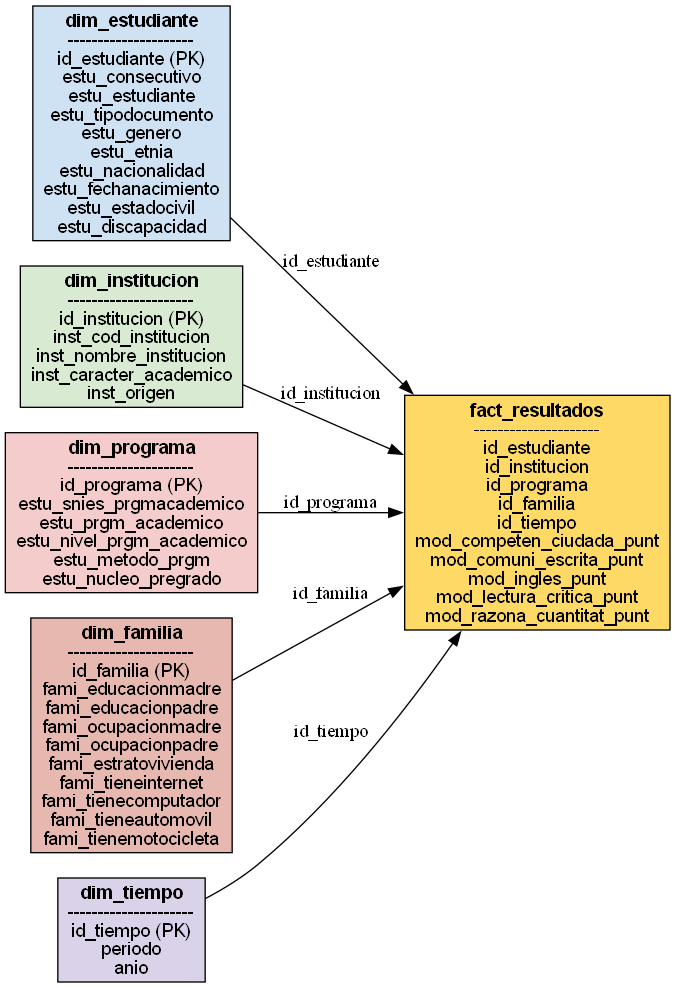

This figure's Python source:
import sqlite3
import pandas as pd
from graphviz import Digraph

### Conectar con el database
nombre_db = "SaberPro2021_2024.db"
conn = sqlite3.connect(nombre_db)
cursor = conn.cursor()


### Tablas de dimensiones

# Tablas por año
tablas = ["SaberPro2021", "SaberPro2022", "SaberPro2023", "SaberPro2024"]

# Extraer columnas de cada tabla
columnas_por_tabla = {}
for t in tablas:
    cols = pd.read_sql(f"PRAGMA table_info({t});", conn)["name"].tolist()
    columnas_por_tabla[t] = cols

# Calcular la intersección de columnas
columnas_comunes = set(columnas_por_tabla[tablas[0]])
for t in tablas[1:]:
    columnas_comunes = columnas_comunes.intersection(columnas_por_tabla[t])

columnas_comunes = sorted(list(columnas_comunes))  # orden alfabético para consistencia
print("Columnas comunes:", columnas_comunes)

# Crear el query de UNION ALL solo con las comunes
query = " UNION ALL ".join([
    f"SELECT {','.join(columnas_comunes)}, '{anio}' as anio FROM SaberPro{anio}"
    for anio in ["2021", "2022", "2023", "2024"]
])

# Ejecutar y cargar el dataframe final
df_all = pd.read_sql(query, conn)

# Borrar tablas si ya existen (evita duplicados durante pruebas)
cursor.executescript("""
DROP TABLE IF EXISTS fact_resultados;
DROP TABLE IF EXISTS dim_estudiante;
DROP TABLE IF EXISTS dim_institucion;
DROP TABLE IF EXISTS dim_programa;
DROP TABLE IF EXISTS dim_familia;
DROP TABLE IF EXISTS dim_tiempo;
""")

# Crear tablas de dimensiones
cursor.execute("""
CREATE TABLE dim_estudiante (
    id_estudiante INTEGER PRIMARY KEY AUTOINCREMENT,
    estu_consecutivo TEXT,
    estu_tipodocumento TEXT,
    estu_genero TEXT,
    estu_etnia TEXT,
    estu_nacionalidad TEXT,
    estu_fechanacimiento TEXT,
    estu_discapacidad TEXT,
    estu_exterior TEXT,
    estu_horassemanatrabaja INTEGER
);
""")

cursor.execute("""
CREATE TABLE dim_institucion (
    id_institucion INTEGER PRIMARY KEY AUTOINCREMENT,
    inst_cod_institucion TEXT,
    inst_nombre_institucion TEXT,
    inst_departamento TEXT,
    inst_municipio TEXT,
    inst_caracter_academico TEXT,
    inst_origen TEXT
);
""")

cursor.execute("""
CREATE TABLE dim_programa (
    id_programa INTEGER PRIMARY KEY AUTOINCREMENT,
    estu_snies_prgmacademico TEXT,
    estu_prgm_academico TEXT,
    estu_nivel_prgm_academico TEXT,
    estu_metodo_prgm TEXT,
    estu_nucleo_pregrado TEXT
);
""")

cursor.execute("""
CREATE TABLE dim_familia (
    id_familia INTEGER PRIMARY KEY AUTOINCREMENT,
    estu_consecutivo TEXT,
    fami_estratovivienda TEXT,
    fami_educacionpadre TEXT,
    fami_educacionmadre TEXT,
    fami_ocupacionpadre TEXT,
    fami_ocupacionmadre TEXT,
    fami_tieneinternet TEXT,
    fami_tienecomputador TEXT,
    fami_tieneserviciotv TEXT,
    fami_tienemotocicleta TEXT,
    fami_tienelavadora TEXT,
    fami_tieneautomovil TEXT,
    fami_tieneconsolavideojuegos TEXT,
    fami_tienehornomicroogas TEXT
);
""")

cursor.execute("""
CREATE TABLE dim_tiempo (
    id_tiempo INTEGER PRIMARY KEY AUTOINCREMENT,
    periodo TEXT,
    anio TEXT
);
""")

# Crear tabla de hechos
cursor.execute("""
CREATE TABLE fact_resultados (
    id_resultado INTEGER PRIMARY KEY AUTOINCREMENT,
    id_estudiante INTEGER,
    id_institucion INTEGER,
    id_programa INTEGER,
    id_familia INTEGER,
    id_tiempo INTEGER,
    mod_competen_ciudada_punt REAL,
    mod_comuni_escrita_punt REAL,
    mod_ingles_punt REAL,
    mod_lectura_critica_punt REAL,
    mod_razona_cuantitat_punt REAL,
    FOREIGN KEY (id_estudiante) REFERENCES dim_estudiante(id_estudiante),
    FOREIGN KEY (id_institucion) REFERENCES dim_institucion(id_institucion),
    FOREIGN KEY (id_programa) REFERENCES dim_programa(id_programa),
    FOREIGN KEY (id_familia) REFERENCES dim_familia(id_familia),
    FOREIGN KEY (id_tiempo) REFERENCES dim_tiempo(id_tiempo)
);
""")

# Dim Estudiante
dim_estudiante_cols = [
    "estu_consecutivo", "estu_tipodocumento", "estu_genero", "estu_etnia",
    "estu_nacionalidad", "estu_fechanacimiento", "estu_discapacidad",
    "estu_exterior", "estu_horassemanatrabaja"
]
df_dim_estudiante = df_all[dim_estudiante_cols].drop_duplicates()
df_dim_estudiante.to_sql("dim_estudiante", conn, if_exists="append", index=False)

# Dim Institución
dim_institucion_cols = [
    "inst_cod_institucion", "inst_nombre_institucion",
    "inst_departamento", "inst_municipio",
    "inst_caracter_academico", "inst_origen"
]
df_dim_institucion = df_all[
    ["inst_cod_institucion", "inst_nombre_institucion",
     "estu_inst_departamento", "estu_inst_municipio",
     "inst_caracter_academico", "inst_origen"]
].drop_duplicates("inst_cod_institucion")
df_dim_institucion.columns = dim_institucion_cols  # Renombrar columnas
df_dim_institucion.to_sql("dim_institucion", conn, if_exists="append", index=False)

# Dim Programa
dim_programa_cols = [
    "estu_snies_prgmacademico", "estu_prgm_academico",
    "estu_nivel_prgm_academico", "estu_metodo_prgm",
    "estu_nucleo_pregrado"
]
df_dim_programa = df_all[dim_programa_cols].drop_duplicates("estu_snies_prgmacademico")
df_dim_programa.to_sql("dim_programa", conn, if_exists="append", index=False)

# Dim Familia
dim_familia_cols = [
    "estu_consecutivo", "fami_estratovivienda", "fami_educacionpadre",
    "fami_educacionmadre", "fami_ocupacionpadre", "fami_ocupacionmadre",
    "fami_tieneinternet", "fami_tienecomputador", "fami_tieneserviciotv",
    "fami_tienemotocicleta", "fami_tienelavadora", "fami_tieneautomovil",
    "fami_tieneconsolavideojuegos", "fami_tienehornomicroogas"
]
df_dim_familia = df_all[dim_familia_cols].drop_duplicates()
df_dim_familia.to_sql("dim_familia", conn, if_exists="append", index=False)

# Dim Tiempo
dim_tiempo_cols = ["periodo", "anio"]
df_dim_tiempo = df_all[dim_tiempo_cols].drop_duplicates()
df_dim_tiempo.to_sql("dim_tiempo", conn, if_exists="append", index=False)

conn.commit()

# Poblar tabla de hechos
# Necesitamos mapear los ids de cada dimensión

df_fact = pd.DataFrame()
fact_cols = [
    "estu_consecutivo", "inst_cod_institucion", "estu_snies_prgmacademico",
    "periodo", "anio",
    "mod_competen_ciudada_punt", "mod_comuni_escrita_punt",
    "mod_ingles_punt", "mod_lectura_critica_punt",
    "mod_razona_cuantitat_punt"
]
df_fact = df_all[fact_cols].copy()
df_fact[["inst_cod_institucion", "estu_snies_prgmacademico", "periodo"]] = df_fact[["inst_cod_institucion", 
                                                                                    "estu_snies_prgmacademico", "periodo"]].astype(str)
df_fact.dtypes


# Mapear id_estudiante
df_fact = df_fact.merge(
    pd.read_sql("SELECT id_estudiante, estu_consecutivo FROM dim_estudiante", conn),
    on="estu_consecutivo", how="left"
)

# Mapear id_institucion
df_fact = df_fact.merge(
    pd.read_sql("SELECT id_institucion, inst_cod_institucion FROM dim_institucion", conn),
    on="inst_cod_institucion", how="left"
)

# Mapear id_programa
df_fact = df_fact.merge(
    pd.read_sql("SELECT id_programa, estu_snies_prgmacademico FROM dim_programa", conn),
    on="estu_snies_prgmacademico", how="left"
)

# Mapear id_tiempo
df_fact = df_fact.merge(
    pd.read_sql("SELECT id_tiempo, periodo, anio FROM dim_tiempo", conn),
    on=["periodo", "anio"], how="left"
)

# Mapear id_familia (por consecutivo del estudiante)
df_fact = df_fact.merge(
    pd.read_sql("SELECT id_familia, estu_consecutivo FROM dim_familia", conn),
    on="estu_consecutivo", how="left", suffixes=("", "_fam")
)

# Seleccionamos solo las columnas necesarias para fact_resultados
df_fact_final = df_fact[[
    "id_estudiante", "id_institucion", "id_programa", "id_familia", "id_tiempo",
    "mod_competen_ciudada_punt", "mod_comuni_escrita_punt",
    "mod_ingles_punt", "mod_lectura_critica_punt", "mod_razona_cuantitat_punt"
]].drop_duplicates()

# Insertar en fact_resultados
df_fact_final.to_sql("fact_resultados", conn, if_exists="append", index=False)
conn.commit()

### Visusalización de tablas

pd.read_sql("SELECT name FROM sqlite_master WHERE type='table';", conn)
pd.read_sql("SELECT * FROM dim_estudiante;", conn)
pd.read_sql("SELECT * FROM dim_institucion;", conn)
pd.read_sql("SELECT * FROM dim_programa;", conn)
pd.read_sql("SELECT * FROM dim_familia;", conn)
pd.read_sql("SELECT * FROM dim_tiempo;", conn)
pd.read_sql("SELECT * FROM fact_resultados;", conn)
pd.read_sql("SELECT * FROM sqlite_sequence;", conn)

conn.close()
print("✅ Modelo estrella creado exitosamente en la base de datos.")

### Graficar el modelo estrella

# Crear el grafo
dot = Digraph("StarSchema", format="png")
dot.attr(rankdir="LR", splines="spline")

# --- Fact table ---
fact_cols = [
    "id_estudiante", "id_institucion", "id_programa", "id_familia", "id_tiempo",
    "mod_competen_ciudada_punt", "mod_comuni_escrita_punt",
    "mod_ingles_punt", "mod_lectura_critica_punt", "mod_razona_cuantitat_punt"
]
fact_pk = []  # no hay PK explícita, pero usamos los ids como FK

fact_label = f"""<
<b>fact_resultados</b><br/>
---------------------<br/>
{"<br/>".join(fact_cols)}
>"""

dot.node("fact", fact_label, shape="record", style="filled", fillcolor="#ffd966", fontname="Arial")

# --- Dim estudiante ---
estudiante_cols = [
    "id_estudiante (PK)", "estu_consecutivo", "estu_estudiante", "estu_tipodocumento", "estu_genero",
    "estu_etnia", "estu_nacionalidad", "estu_fechanacimiento", "estu_estadocivil", "estu_discapacidad"
]

dot.node("dim_estudiante", f"""<
<b>dim_estudiante</b><br/>
---------------------<br/>
{"<br/>".join(estudiante_cols)}
>""", shape="record", style="filled", fillcolor="#cfe2f3", fontname="Arial")

# --- Dim institución ---
institucion_cols = [
    "id_institucion (PK)", "inst_cod_institucion", "inst_nombre_institucion",
    "inst_caracter_academico", "inst_origen"
]

dot.node("dim_institucion", f"""<
<b>dim_institucion</b><br/>
---------------------<br/>
{"<br/>".join(institucion_cols)}
>""", shape="record", style="filled", fillcolor="#d9ead3", fontname="Arial")

# --- Dim programa ---
programa_cols = [
    "id_programa (PK)", "estu_snies_prgmacademico", "estu_prgm_academico",
    "estu_nivel_prgm_academico", "estu_metodo_prgm", "estu_nucleo_pregrado"
]

dot.node("dim_programa", f"""<
<b>dim_programa</b><br/>
---------------------<br/>
{"<br/>".join(programa_cols)}
>""", shape="record", style="filled", fillcolor="#f4cccc", fontname="Arial")

# --- Dim familia ---
familia_cols = [
    "id_familia (PK)", "fami_educacionmadre", "fami_educacionpadre",
    "fami_ocupacionmadre", "fami_ocupacionpadre", "fami_estratovivienda",
    "fami_tieneinternet", "fami_tienecomputador", "fami_tieneautomovil", "fami_tienemotocicleta"
]

dot.node("dim_familia", f"""<
<b>dim_familia</b><br/>
---------------------<br/>
{"<br/>".join(familia_cols)}
>""", shape="record", style="filled", fillcolor="#e6b8af", fontname="Arial")

# --- Dim tiempo ---
tiempo_cols = [
    "id_tiempo (PK)", "periodo", "anio"
]

dot.node("dim_tiempo", f"""<
<b>dim_tiempo</b><br/>
---------------------<br/>
{"<br/>".join(tiempo_cols)}
>""", shape="record", style="filled", fillcolor="#d9d2e9", fontname="Arial")

# --- Relaciones ---
dot.edge("dim_estudiante", "fact", label="id_estudiante")
dot.edge("dim_institucion", "fact", label="id_institucion")
dot.edge("dim_programa", "fact", label="id_programa")
dot.edge("dim_familia", "fact", label="id_familia")
dot.edge("dim_tiempo", "fact", label="id_tiempo")

# Exportar
dot.render("modelo_estrella", view=True)
